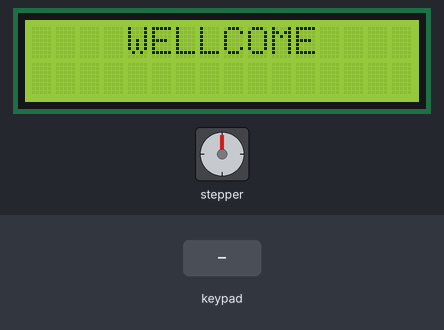
A sketch run on a simulated Arduino Uno, built with avr-gcc and run on an emulated ATmega328P. Parts: stepper motor, 16×2 character LCD. Wiring (inferred from the names in the program): stepper motor driver (200 steps per turn assumed): step pin 4; direction pin 3. The inputs (shaded band) are chosen by the test bench. What the sketch prints to the serial monitor is not drawn.

Above: at 8.7 s.
At 11.0 s:
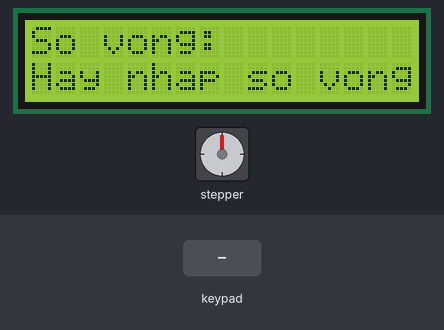
11.1 s: keypad keys 9 1 0 1 1 1 2 A pressed 0.4 s apart
At 12.2 s:
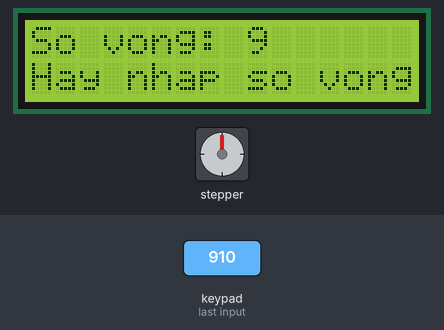
Timing chart, 0 to 78.8 s (numbered marks = the images above; inputs shaded):
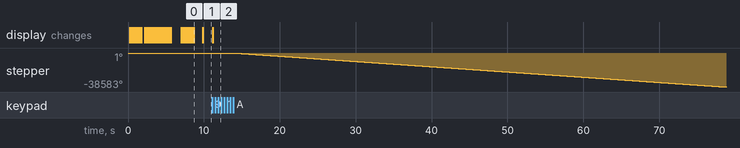

The sketch:

CODE-068.ino
```cpp
//#VTM https://www.youtube.com/c/VTMVlogVoThongMinh
#include <Wire.h>
#include <LiquidCrystal_I2C.h>
LiquidCrystal_I2C lcd(0x27, 16, 2);
const int stepPin = 4;//clk+
const int dirPin = 3;//cw`+
#include <Keypad.h>
const byte rows = 4;
const byte columns = 4;
int holdDelay = 50;
int n = 3;
int state = 0;
char key = 0;
char keys[rows][columns] =
{
  {'1', '2', '3', 'A'},
  {'4', '5', '6', 'B'},
  {'7', '8', '9', 'C'},
  {'.', '0', '#', 'D'},
};
char Data[7];
int j = 0; // biến cho Data
boolean demphay = 0; // đếm dấu .
int i = 9; // vi tri lcd khi in số
int conlai = 2;//2 chu so thap phan
int m1 = 0; //đơn vị
int m2 = 0; //thập phân 1
int m3 = 0; //thập phân 2
int m4 = 0; //thập phân 3
int m5 = 0; //thập phân 4
int m0 = 0; // số trung gian
int demso = 6; // so < 10 (0 - 6 có 7 giá trị x.xxxx)
float clockstep = 0; //số vòng đk motor
byte rowPins[rows] = {9, 10, 11, 12};
byte columnPins[columns] = {5, 6, 7, 8};
Keypad keypad = Keypad(makeKeymap(keys), rowPins, columnPins, rows, columns);
//.........................................................................
void setup()
{
  Serial.begin(9600);
  pinMode(stepPin, OUTPUT);
  pinMode(dirPin, OUTPUT);
  lcd.init();
  lcd.backlight();
  lcd.setCursor(4, 0);
  lcd.print("WELLCOME");
  chaychu();
  delay(1000);
  lcd.setCursor(0, 0);
  lcd.print("So vong:        ");
  lcd.setCursor(0, 1);
  lcd.print("Hay nhap so vong");
}
//.........................................................................
void loop()
{
readd:
  char temp = keypad.getKey();
  if ((int)keypad.getState() ==  PRESSED) {
    if (temp != 0) {
      key = temp;
      //Serial.println(key);
      if (key == 'D')
      {
done:
        lcd.setCursor(9, 0);
        lcd.print("        ");
        i = 9;
        j = 0;
        demphay = 0;
        demso = 6;
        for (int a = 0; a < 7; a++)
        {
          Data[a] = ' ';
        }
        Serial.println(Data);
        goto readd;
      }
      if (key == 'A')
      {
        Serial.println("chay thuan");
        digitalWrite(dirPin, LOW);
        value();
        chaymotor();
        goto done;
      }
      if (key == 'B')
      {
        Serial.println("chay nghich");
        digitalWrite(dirPin, HIGH);
        value();
        chaymotor();
        goto done;
      }
      if (key == '#')
      {
        goto readd;
      }
      if (key == 'C')
      {
        goto readd;
      }
      if ((( i == 9) && (key == '.')) || ((demphay == 1) && (key == '.')))
      {
        goto readd;
      }
      if (key == '.')
      {
        demphay = 1;
      }
      if (demso == 0)
      {
        goto readd;
      }
      if ((i == 10) && (key != '.'))
      {
        goto readd;
      }
      lcd.setCursor(i, 0);
      lcd.print(key);
      Data[j] = key;
      Serial.println(Data);
      demso--;
      i++;
      j++;
    }
  }
  delay(100);
}
//.........................................................................
void chaychu()
{
  for (int positionCounter = 0; positionCounter < 13; positionCounter++) {
    lcd.scrollDisplayLeft();
    delay(150);
  }
  for (int positionCounter = 0; positionCounter < 29; positionCounter++) {
    lcd.scrollDisplayRight();
    delay(150);
  }
  for (int positionCounter = 0; positionCounter < 16; positionCounter++) {
    lcd.scrollDisplayLeft();
    delay(150);
  }
}
//.........................................................................
void chaymotor()
{
  Serial.println(clockstep * 3200);
  for (int x = 0; x < clockstep * 3200 ; x++) {
    digitalWrite(stepPin, HIGH);
    delayMicroseconds(1500);
    digitalWrite(stepPin, LOW);
    delayMicroseconds(1500);
  }
}
//.........................................................................
void value()
{
  for (int b = 0; b < 6; b++)
  {
    if (Data[b] == '1')
    {
      m0 = 1;
    }
    if (Data[b] == '2')
    {
      m0 = 2;
    }
    if (Data[b] == '3')
    {
      m0 = 3;
    }
    if (Data[b] == '4')
    {
      m0 = 4;
    }
    if (Data[b] == '5')
    {
      m0 = 5;
    }
    if (Data[b] == '6')
    {
      m0 = 6;
    }
    if (Data[b] == '7')
    {
      m0 = 7;
    }
    if (Data[b] == '8')
    {
      m0 = 8;
    }
    if (Data[b] == '9')
    {
      m0 = 9;
    }
    if (Data[b] == '0')
    {
      m0 = 0;
    }
    if (b == 0)
    {
      m1 = m0;
    }
    if (b == 2)
    {
      m2 = m0;
    }
    if (b == 3)
    {
      m3 = m0;
    }
    if (b == 4)
    {
      m4 = m0;
    }
    if (b == 5)
    {
      m5 = m0;
    }
    m0 = 0;
  }
  clockstep = m1 + m2 * 0.1 + m3 * 0.01 + m4 * 0.001 + m5 * 0.0001;
  Serial.println(clockstep);
}
```

Measured:
- after the input at 11.1 s, stepper: keeps turning counter-clockwise at about 595°/s, starting after 2.9 s; the display: changes after 0.07 s (image 2)
- what the display in image 0 shows lasts 1.2 s, from 8.7 s to 9.9 s
